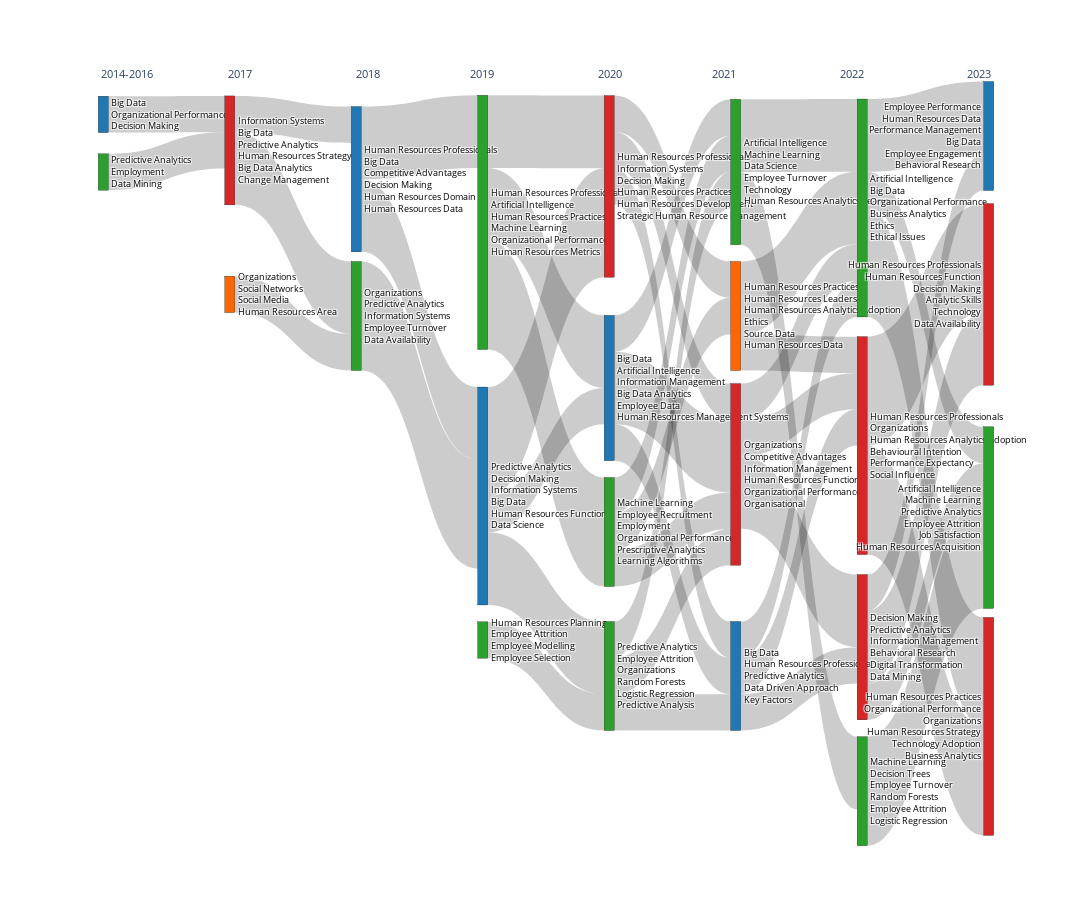

This figure's notebook cell:
### Code cell
import sankey

# 2016 2
# 2017 2
# 2018 2
# 2019 3
# 2020 4
# 2021 4
# 2022 4
# 2023 4


def flip_cluster(json_data, year, c1, c2):
    aux = json_data[year][c1]
    json_data[year][c1] = json_data[year][c2]
    json_data[year][c2] = aux
    return json_data


# json_data = flip_cluster(json_data, '2017', '0', '1')


AI_DRIVEN_HRM_GREEN = 'RGB(44,160,44)'
BIG_DATA_ANALYTICS_BLUE = 'RGB(31,119,180)'
ADOPTION_AND_DECISON_MAKING_RED = 'RGB(214,39,40)'
TECHONOLOGY_ETHICS_ORANGE = 'RGB(255,102,0)'

sankey.make_sankey_plot(
    json_data,
    y=[
        #
        # 2016:2
        0.02,
        0.10,
        #
        # 2017: 2
        0.07,
        0.27,
        #
        # 2018: 2
        0.11,
        0.30,
        #
        # 2019: 3
        0.17,
        0.55,
        0.75,
        #
        # 2020: 4
        0.12,
        0.40,
        0.60,
        0.80,
        #
        # 2021: 4
        0.10,
        0.30,
        0.52, 
        0.80,
        #
        # 2022: 4
        0.15,
        0.48,
        0.76,    
        0.96,
        #
        # 2023: 4
        0.05,
        0.27,
        0.58,                           
        0.87,
    ],
    color=[
        BIG_DATA_ANALYTICS_BLUE, AI_DRIVEN_HRM_GREEN,
        ADOPTION_AND_DECISON_MAKING_RED, TECHONOLOGY_ETHICS_ORANGE,
        BIG_DATA_ANALYTICS_BLUE, AI_DRIVEN_HRM_GREEN,
        AI_DRIVEN_HRM_GREEN, BIG_DATA_ANALYTICS_BLUE, AI_DRIVEN_HRM_GREEN,
        ADOPTION_AND_DECISON_MAKING_RED, BIG_DATA_ANALYTICS_BLUE, AI_DRIVEN_HRM_GREEN, AI_DRIVEN_HRM_GREEN,
        AI_DRIVEN_HRM_GREEN, TECHONOLOGY_ETHICS_ORANGE, ADOPTION_AND_DECISON_MAKING_RED, BIG_DATA_ANALYTICS_BLUE,
        AI_DRIVEN_HRM_GREEN, ADOPTION_AND_DECISON_MAKING_RED, ADOPTION_AND_DECISON_MAKING_RED, AI_DRIVEN_HRM_GREEN,
        BIG_DATA_ANALYTICS_BLUE, ADOPTION_AND_DECISON_MAKING_RED, AI_DRIVEN_HRM_GREEN, ADOPTION_AND_DECISON_MAKING_RED,
    ],
).update_layout(width=1500, height=900, font={'size': 6}).show()

### Figure 1 — Plotly figure (JSON) as saved in the notebook; plotly's stock layout.template omitted (floating-point values rounded to 4 significant figures)
{"data": [{"arrangement": "fixed", "link": {"source": [0, 1, 2, 2, 3, 4, 4, 5, 6, 6, 6, 7, 7, 7, 8, 9, 9, 9, 10, 10, 10, 11, 11, 11, 12, 12, 12, 13, 13, 14, 14, 15, 15, 15, 16, 16, 16, 17, 17, 17, 18, 18, 19, 19, 19, 20], "target": [2, 2, 5, 4, 5, 6, 7, 7, 9, 10, 11, 12, 9, 10, 12, 16, 14, 15, 16, 13, 15, 13, 15, 14, 16, 15, 13, 17, 20, 17, 18, 18, 19, 17, 17, 18, 19, 23, 21, 24, 22, 24, 22, 23, 21, 23], "value": [1, 1, 2, 1, 1, 2, 2, 3, 2, 2, 3, 2, 3, 1, 1, 1, 1, 1, 1, 1, 2, 1, 1, 1, 1, 1, 1, 2, 2, 2, 1, 1, 2, 1, 1, 1, 1, 1, 2, 3, 3, 3, 2, 1, 1, 3]}, "node": {"color": ["RGB(31,119,180)", "RGB(44,160,44)", "RGB(214,39,40)", "RGB(255,102,0)", "RGB(31,119,180)", "RGB(44,160,44)", "RGB(44,160,44)", "RGB(31,119,180)", "RGB(44,160,44)", "RGB(214,39,40)", "RGB(31,119,180)", "RGB(44,160,44)", "RGB(44,160,44)", "RGB(44,160,44)", "RGB(255,102,0)", "RGB(214,39,40)", "RGB(31,119,180)", "RGB(44,160,44)", "RGB(214,39,40)", "RGB(214,39,40)", "RGB(44,160,44)", "RGB(31,119,180)", "RGB(214,39,40)", "RGB(44,160,44)", "RGB(214,39,40)"], "label": ["Big Data<br>Organizational Performance<br>Decision Making", "Predictive Analytics<br>Employment<br>Data Mining", "Information Systems<br>Big Data<br>Predictive Analytics<br>Human Resources Strategy<br>Big Data Analytics<br>Change Management", "Organizations<br>Social Networks<br>Social Media<br>Human Resources Area", "Human Resources Professionals<br>Big Data<br>Competitive Advantages<br>Decision Making<br>Human Resources Domain<br>Human Resources Data", "Organizations<br>Predictive Analytics<br>Information Systems<br>Employee Turnover<br>Data Availability", "Human Resources Professionals<br>Artificial Intelligence<br>Human Resources Practices<br>Machine Learning<br>Organizational Performance<br>Human Resources Metrics", "Predictive Analytics<br>Decision Making<br>Information Systems<br>Big Data<br>Human Resources Function<br>Data Science", "Human Resources Planning<br>Employee Attrition<br>Employee Modelling<br>Employee Selection", "Human Resources Professionals<br>Information Systems<br>Decision Making<br>Human Resources Practices<br>Human Resources Development<br>Strategic Human Resource Management", "Big Data<br>Artificial Intelligence<br>Information Management<br>Big Data Analytics<br>Employee Data<br>Human Resources Management Systems", "Machine Learning<br>Employee Recruitment<br>Employment<br>Organizational Performance<br>Prescriptive Analytics<br>Learning Algorithms", "Predictive Analytics<br>Employee Attrition<br>Organizations<br>Random Forests<br>Logistic Regression<br>Predictive Analysis", "Artificial Intelligence<br>Machine Learning<br>Data Science<br>Employee Turnover<br>Technology<br>Human Resources Analytics Teams", "Human Resources Practices<br>Human Resources Leaders<br>Human Resources Analytics Adoption<br>Ethics<br>Source Data<br>Human Resources Data", "Organizations<br>Competitive Advantages<br>Information Management<br>Human Resources Function<br>Organizational Performance<br>Organisational", "Big Data<br>Human Resources Professionals<br>Predictive Analytics<br>Data Driven Approach<br>Key Factors", "Artificial Intelligence<br>Big Data<br>Organizational Performance<br>Business Analytics<br>Ethics<br>Ethical Issues", "Human Resources Professionals<br>Organizations<br>Human Resources Analytics Adoption<br>Behavioural Intention<br>Performance Expectancy<br>Social Influence", "Decision Making<br>Predictive Analytics<br>Information Management<br>Behavioral Research<br>Digital Transformation<br>Data Mining", "Machine Learning<br>Decision Trees<br>Employee Turnover<br>Random Forests<br>Employee Attrition<br>Logistic Regression", "Employee Performance<br>Human Resources Data<br>Performance Management<br>Big Data<br>Employee Engagement<br>Behavioral Research", "Human Resources Professionals<br>Human Resources Function<br>Decision Making<br>Analytic Skills<br>Technology<br>Data Availability", "Artificial Intelligence<br>Machine Learning<br>Predictive Analytics<br>Employee Attrition<br>Job Satisfaction<br>Human Resources Acquisition", "Human Resources Practices<br>Organizational Performance<br>Organizations<br>Human Resources Strategy<br>Technology Adoption<br>Business Analytics"], "line": {"color": "black", "width": 0.3}, "pad": 10, "thickness": 10, "x": [0.025, 0.025, 0.1607, 0.1607, 0.2964, 0.2964, 0.4321, 0.4321, 0.4321, 0.5679, 0.5679, 0.5679, 0.5679, 0.7036, 0.7036, 0.7036, 0.7036, 0.8393, 0.8393, 0.8393, 0.8393, 0.975, 0.975, 0.975, 0.975], "y": [0.02, 0.1, 0.07, 0.27, 0.11, 0.3, 0.17, 0.55, 0.75, 0.12, 0.4, 0.6, 0.8, 0.1, 0.3, 0.52, 0.8, 0.15, 0.48, 0.76, 0.96, 0.05, 0.27, 0.58, 0.87]}, "textfont": {"color": "black", "size": 9}, "type": "sankey"}], "layout": {"annotations": [{"align": "center", "font": {"size": 11}, "showarrow": false, "text": "2014-2016", "x": 0.02, "xref": "paper", "y": 1.05, "yref": "paper"}, {"align": "center", "font": {"size": 11}, "showarrow": false, "text": "2017", "x": 0.1571, "xref": "paper", "y": 1.05, "yref": "paper"}, {"align": "center", "font": {"size": 11}, "showarrow": false, "text": "2018", "x": 0.2943, "xref": "paper", "y": 1.05, "yref": "paper"}, {"align": "center", "font": {"size": 11}, "showarrow": false, "text": "2019", "x": 0.4314, "xref": "paper", "y": 1.05, "yref": "paper"}, {"align": "center", "font": {"size": 11}, "showarrow": false, "text": "2020", "x": 0.5686, "xref": "paper", "y": 1.05, "yref": "paper"}, {"align": "center", "font": {"size": 11}, "showarrow": false, "text": "2021", "x": 0.7057, "xref": "paper", "y": 1.05, "yref": "paper"}, {"align": "center", "font": {"size": 11}, "showarrow": false, "text": "2022", "x": 0.8429, "xref": "paper", "y": 1.05, "yref": "paper"}, {"align": "center", "font": {"size": 11}, "showarrow": false, "text": "2023", "x": 0.98, "xref": "paper", "y": 1.05, "yref": "paper"}], "font": {"size": 6}, "height": 900, "width": 1500}}
